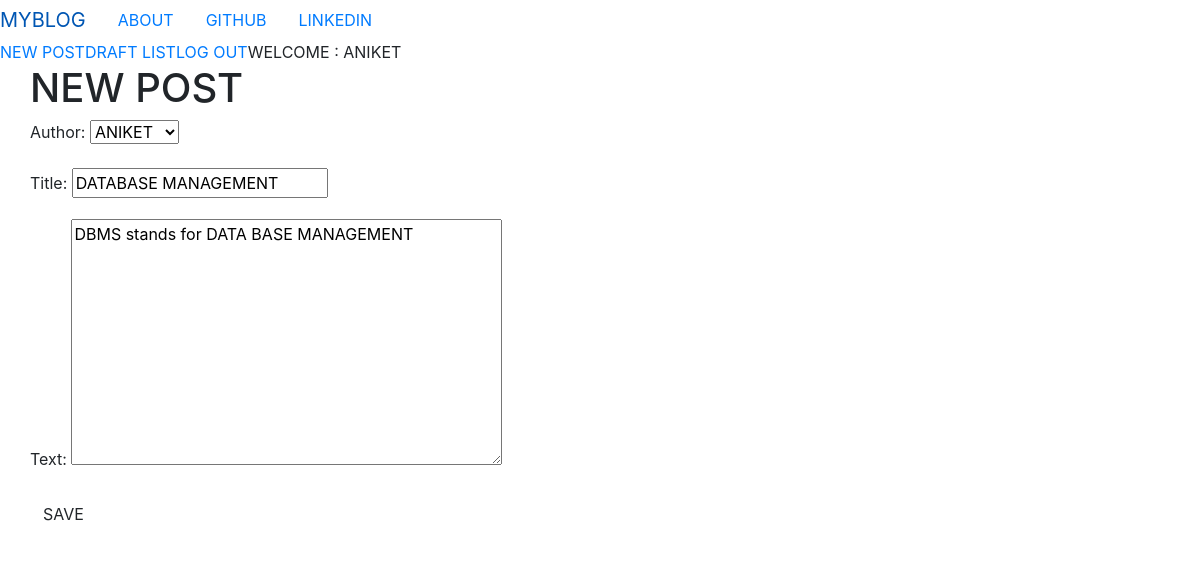
Screenshot of /post/1/edit/ (signed in) with the database file from the repository.
### blog/models.py (models this page shows, shortened)
class Post(models.Model):
    author=models.ForeignKey('auth.User',on_delete=models.DO_NOTHING,)
    title=models.CharField(max_length=200)
    text=models.TextField()
    create_date=models.DateTimeField(default=timezone.now())
    published_date=models.DateTimeField(blank=True, null=True)

### blog/views.py (the view)
# urls.py: path('post/<int:pk>/edit/',views.PostUpdateView.as_view(),name="post_edit"),
class PostUpdateView(LoginRequiredMixin,UpdateView):
    login_url='/login/'
    redirect_field_name='blog/post_detail.html'
    form_class=PostForm
    model=Post

### blog/forms.py
class PostForm(forms.ModelForm):
    class Meta():
        model=Post
        fields=('author','title','text')
    widgets={
    'title':forms.TextInput(attrs={'class':'textinputclass'}),
    'text':forms.Textarea(attrs={'class':'editable medium-editor-textarea postcontent'})
    }

### templates/blog/post_form.html (shortened to what this page needs)
{% extends "blog/base.html" %}
{% block content %}
<h1>NEW POST</h1>
<form class="post-form" method="POST">
  {{form.as_p}}
  <button type="submit" class="save btn btn-default " name="button">SAVE</button>
</form>
{% endblock %}

### templates/blog/base.html (shortened to what this page needs)
<!DOCTYPE html>
{% load static %}
<html >
  <head>
<link rel="stylesheet" href="https://stackpath.bootstrapcdn.com/bootstrap/4.3.1/css/bootstrap.min.css">
<link rel="stylesheet" href="//cdn.jsdelivr.net/npm/medium-editor@latest/dist/css/medium-editor.min.css" type="text/css" media="screen" charset="utf-8">
<link rel="stylesheet" href="{% static 'css/blog.css' %}">
  </head>
  <body class='loader'>
    <ul class="nav nav-pills">
      <li class="nav-item"><a class="navbar-brand bigbrand" href="{% url 'post_list' %}">MYBLOG</a></li>
      <li class="nav-item"><a  class="nav-link" href="{% url 'about' %}">ABOUT</a> </li>
      <li class="nav-item"><a class="nav-link" href="https://www.github.com">GITHUB</a> </li>
      <li class="nav-item"><a class="nav-link" href="https://linkedin.com">LINKEDIN</a> </li>
    </ul>
  <ul class="nav nav-pills navbar-right">
    {% if user.is_authenticated %}
  <li class="nav-item navbar-right"> <a href="{% url 'post_new' %}">NEW POST </a> </li>
     <li class="nav-item navbar-right"> <a href="{% url 'post_draft_list' %}"> DRAFT LIST </a> </li>
     <li class="nav-item navbar-right"> <a href="{% url 'logout' %}"> LOG OUT </a> </li>
  <li class="nav-item navbar-right"> <a >WELCOME : {{user.username }}</a> </li>
     {% else %}
     <li class="nav-item navbar-right"> <a class="nav navbar-right" href="{% url 'login' %}"></a>LOG OUT </li>
    {% endif %}
  </ul>
<div class="content container">
  <div class="row">
    <div class="col-mid-8">
      <div class="blog_posts">
        {% block content %}
        {% endblock %}
      </div>
    </div>
  </div>
</div>
  </body>
</html>

### rows the page displays
Post: author "ANIKET", title "DATABASE MANAGEMENT", text "DBMS stands for DATA BASE MANAGEMENT"

### other values shown
{{ user.username }} "ANIKET"
